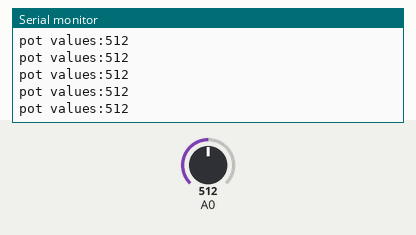
Simulated run of this sketch. Board: Arduino Uno, built with avr-gcc and run on an emulated ATmega328P. Parts: the last lines printed to the serial monitor. Inputs (shaded band) come from the test bench; at power-on: A0 = 512.

Above: at 1.2 s.
1.3 s: A0 set to 986
At 2.3 s:
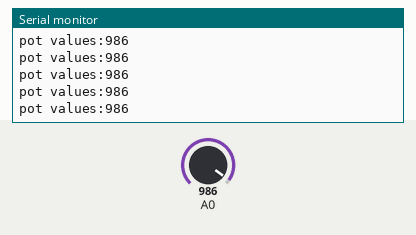
4.3 s: A0 set to 1007
At 5.0 s:
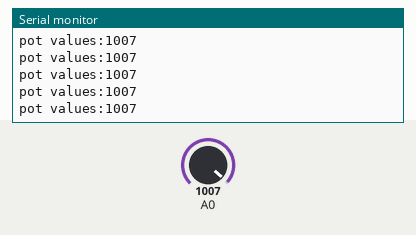
Timing chart, 0 to 7.3 s (numbered marks = the images above; inputs shaded):
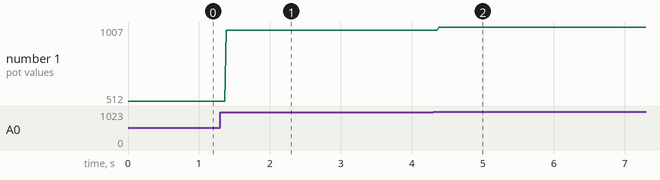

Measured:
- after the input at 1.3 s, the serial monitor: prints a new line after 0.08 s (image 1)
- after the input at 4.3 s, the serial monitor: prints a new line after 0.08 s (image 2)
- plotted number 1: 512 → 986 after the input at 1.3 s, 986 → 1007 after the input at 4.3 s

The sketch:

potvalue.ino
```cpp
void setup() {
Serial.begin(9600);
}
void loop() {
int potvalue=analogRead(A0);
Serial.print("pot values:");
Serial.println(potvalue);
}
```
